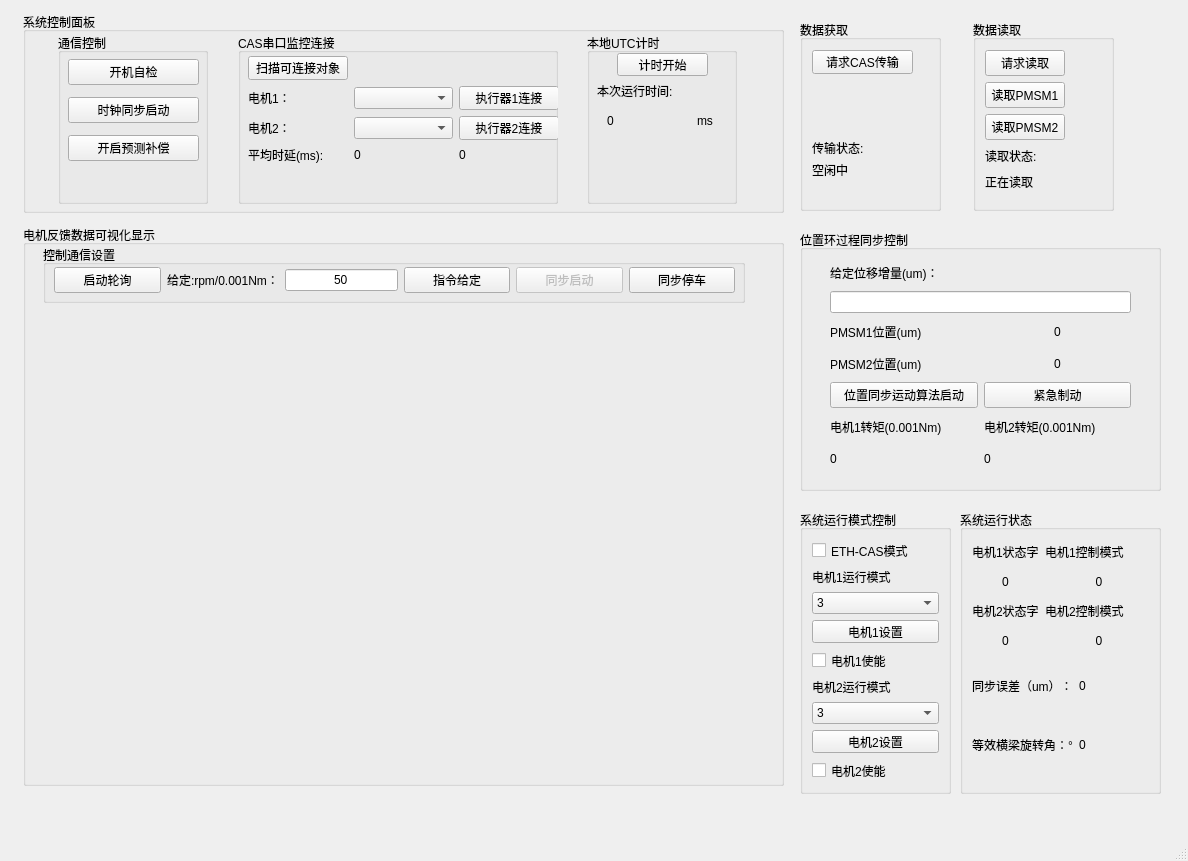
<?xml version="1.0" encoding="UTF-8"?>
<ui version="4.0">
 <class>MainWindow</class>
 <widget class="QMainWindow" name="MainWindow">
  <property name="geometry">
   <rect>
    <x>0</x>
    <y>0</y>
    <width>1188</width>
    <height>861</height>
   </rect>
  </property>
  <property name="sizePolicy">
   <sizepolicy hsizetype="Expanding" vsizetype="Expanding">
    <horstretch>0</horstretch>
    <verstretch>0</verstretch>
   </sizepolicy>
  </property>
  <property name="maximumSize">
   <size>
    <width>1920</width>
    <height>1080</height>
   </size>
  </property>
  <property name="baseSize">
   <size>
    <width>971</width>
    <height>828</height>
   </size>
  </property>
  <property name="windowTitle">
   <string>MainWindow</string>
  </property>
  <widget class="QWidget" name="centralwidget">
   <widget class="QGroupBox" name="groupBox">
    <property name="geometry">
     <rect>
      <x>23</x>
      <y>225</y>
      <width>761</width>
      <height>561</height>
     </rect>
    </property>
    <property name="sizePolicy">
     <sizepolicy hsizetype="Expanding" vsizetype="Expanding">
      <horstretch>0</horstretch>
      <verstretch>0</verstretch>
     </sizepolicy>
    </property>
    <property name="minimumSize">
     <size>
      <width>741</width>
      <height>541</height>
     </size>
    </property>
    <property name="title">
     <string>电机反馈数据可视化显示</string>
    </property>
    <widget class="QWidget" name="layoutWidget">
     <property name="geometry">
      <rect>
       <x>20</x>
       <y>20</y>
       <width>702</width>
       <height>542</height>
      </rect>
     </property>
     <layout class="QVBoxLayout" name="verticalLayout">
      <item>
       <widget class="QGroupBox" name="groupBox_6">
        <property name="sizePolicy">
         <sizepolicy hsizetype="MinimumExpanding" vsizetype="MinimumExpanding">
          <horstretch>1</horstretch>
          <verstretch>1</verstretch>
         </sizepolicy>
        </property>
        <property name="minimumSize">
         <size>
          <width>700</width>
          <height>50</height>
         </size>
        </property>
        <property name="maximumSize">
         <size>
          <width>1400</width>
          <height>200</height>
         </size>
        </property>
        <property name="title">
         <string>控制通信设置</string>
        </property>
        <widget class="QWidget" name="layoutWidget">
         <property name="geometry">
          <rect>
           <x>11</x>
           <y>20</y>
           <width>681</width>
           <height>30</height>
          </rect>
         </property>
         <layout class="QGridLayout" name="gridLayout_4">
          <item row="0" column="0">
           <widget class="QPushButton" name="pushButton_5">
            <property name="text">
             <string>启动轮询</string>
            </property>
           </widget>
          </item>
          <item row="0" column="1">
           <widget class="QLabel" name="label_3">
            <property name="text">
             <string>给定:rpm/0.001Nm：</string>
            </property>
           </widget>
          </item>
          <item row="0" column="2">
           <widget class="QLineEdit" name="lineEdit">
            <property name="sizePolicy">
             <sizepolicy hsizetype="Fixed" vsizetype="Fixed">
              <horstretch>0</horstretch>
              <verstretch>0</verstretch>
             </sizepolicy>
            </property>
            <property name="minimumSize">
             <size>
              <width>113</width>
              <height>21</height>
             </size>
            </property>
            <property name="text">
             <string>50</string>
            </property>
            <property name="alignment">
             <set>Qt::AlignCenter</set>
            </property>
           </widget>
          </item>
          <item row="0" column="3">
           <widget class="QPushButton" name="speedGiven">
            <property name="text">
             <string>指令给定</string>
            </property>
           </widget>
          </item>
          <item row="0" column="4">
           <widget class="QPushButton" name="synStart">
            <property name="enabled">
             <bool>false</bool>
            </property>
            <property name="text">
             <string>同步启动</string>
            </property>
           </widget>
          </item>
          <item row="0" column="5">
           <widget class="QPushButton" name="synStop">
            <property name="text">
             <string>同步停车</string>
            </property>
           </widget>
          </item>
         </layout>
        </widget>
       </widget>
      </item>
      <item>
       <spacer name="verticalSpacer">
        <property name="orientation">
         <enum>Qt::Vertical</enum>
        </property>
        <property name="sizeHint" stdset="0">
         <size>
          <width>18</width>
          <height>18</height>
         </size>
        </property>
       </spacer>
      </item>
      <item>
       <widget class="QCustomPlot" name="speedRecord" native="true">
        <property name="minimumSize">
         <size>
          <width>700</width>
          <height>460</height>
         </size>
        </property>
        <property name="maximumSize">
         <size>
          <width>1400</width>
          <height>920</height>
         </size>
        </property>
       </widget>
      </item>
     </layout>
    </widget>
   </widget>
   <widget class="QGroupBox" name="groupBox_2">
    <property name="geometry">
     <rect>
      <x>23</x>
      <y>12</y>
      <width>761</width>
      <height>201</height>
     </rect>
    </property>
    <property name="sizePolicy">
     <sizepolicy hsizetype="Expanding" vsizetype="Expanding">
      <horstretch>0</horstretch>
      <verstretch>0</verstretch>
     </sizepolicy>
    </property>
    <property name="minimumSize">
     <size>
      <width>761</width>
      <height>151</height>
     </size>
    </property>
    <property name="title">
     <string>系统控制面板</string>
    </property>
    <widget class="QWidget" name="layoutWidget">
     <property name="geometry">
      <rect>
       <x>11</x>
       <y>21</y>
       <width>727</width>
       <height>171</height>
      </rect>
     </property>
     <layout class="QGridLayout" name="gridLayout_2">
      <item row="0" column="0">
       <spacer name="horizontalSpacer_2">
        <property name="orientation">
         <enum>Qt::Horizontal</enum>
        </property>
        <property name="sizeHint" stdset="0">
         <size>
          <width>17</width>
          <height>20</height>
         </size>
        </property>
       </spacer>
      </item>
      <item row="0" column="1">
       <widget class="QGroupBox" name="groupBox_5">
        <property name="sizePolicy">
         <sizepolicy hsizetype="Fixed" vsizetype="Preferred">
          <horstretch>0</horstretch>
          <verstretch>0</verstretch>
         </sizepolicy>
        </property>
        <property name="minimumSize">
         <size>
          <width>150</width>
          <height>121</height>
         </size>
        </property>
        <property name="title">
         <string>通信控制</string>
        </property>
        <widget class="QWidget" name="layoutWidget">
         <property name="geometry">
          <rect>
           <x>10</x>
           <y>20</y>
           <width>131</width>
           <height>116</height>
          </rect>
         </property>
         <layout class="QVBoxLayout" name="verticalLayout_4">
          <item>
           <widget class="QPushButton" name="pushButton_11">
            <property name="text">
             <string>开机自检</string>
            </property>
           </widget>
          </item>
          <item>
           <widget class="QPushButton" name="pushButton_10">
            <property name="text">
             <string>时钟同步启动</string>
            </property>
           </widget>
          </item>
          <item>
           <widget class="QPushButton" name="pushButton">
            <property name="text">
             <string>开启预测补偿</string>
            </property>
           </widget>
          </item>
         </layout>
        </widget>
       </widget>
      </item>
      <item row="0" column="5">
       <widget class="QGroupBox" name="groupBox_4">
        <property name="sizePolicy">
         <sizepolicy hsizetype="Fixed" vsizetype="Expanding">
          <horstretch>0</horstretch>
          <verstretch>0</verstretch>
         </sizepolicy>
        </property>
        <property name="minimumSize">
         <size>
          <width>150</width>
          <height>121</height>
         </size>
        </property>
        <property name="title">
         <string>本地UTC计时</string>
        </property>
        <widget class="QPushButton" name="timerSet">
         <property name="geometry">
          <rect>
           <x>30</x>
           <y>20</y>
           <width>91</width>
           <height>23</height>
          </rect>
         </property>
         <property name="text">
          <string>计时开始</string>
         </property>
        </widget>
        <widget class="QLabel" name="label_5">
         <property name="geometry">
          <rect>
           <x>10</x>
           <y>50</y>
           <width>101</width>
           <height>16</height>
          </rect>
         </property>
         <property name="text">
          <string>本次运行时间:</string>
         </property>
        </widget>
        <widget class="QLabel" name="label_4">
         <property name="geometry">
          <rect>
           <x>20</x>
           <y>80</y>
           <width>81</width>
           <height>16</height>
          </rect>
         </property>
         <property name="text">
          <string>0</string>
         </property>
        </widget>
        <widget class="QLabel" name="label_6">
         <property name="geometry">
          <rect>
           <x>110</x>
           <y>80</y>
           <width>31</width>
           <height>16</height>
          </rect>
         </property>
         <property name="text">
          <string>ms</string>
         </property>
        </widget>
       </widget>
      </item>
      <item row="0" column="2">
       <spacer name="horizontalSpacer_3">
        <property name="orientation">
         <enum>Qt::Horizontal</enum>
        </property>
        <property name="sizeHint" stdset="0">
         <size>
          <width>18</width>
          <height>20</height>
         </size>
        </property>
       </spacer>
      </item>
      <item row="0" column="6">
       <spacer name="horizontalSpacer">
        <property name="orientation">
         <enum>Qt::Horizontal</enum>
        </property>
        <property name="sizeHint" stdset="0">
         <size>
          <width>17</width>
          <height>20</height>
         </size>
        </property>
       </spacer>
      </item>
      <item row="0" column="4">
       <spacer name="horizontalSpacer_4">
        <property name="orientation">
         <enum>Qt::Horizontal</enum>
        </property>
        <property name="sizeHint" stdset="0">
         <size>
          <width>17</width>
          <height>20</height>
         </size>
        </property>
       </spacer>
      </item>
      <item row="0" column="3">
       <widget class="QGroupBox" name="groupBox_3">
        <property name="sizePolicy">
         <sizepolicy hsizetype="Fixed" vsizetype="Expanding">
          <horstretch>0</horstretch>
          <verstretch>0</verstretch>
         </sizepolicy>
        </property>
        <property name="minimumSize">
         <size>
          <width>320</width>
          <height>121</height>
         </size>
        </property>
        <property name="title">
         <string>CAS串口监控连接</string>
        </property>
        <widget class="QWidget" name="layoutWidget">
         <property name="geometry">
          <rect>
           <x>10</x>
           <y>23</y>
           <width>311</width>
           <height>108</height>
          </rect>
         </property>
         <layout class="QGridLayout" name="gridLayout">
          <item row="4" column="2">
           <widget class="QLabel" name="label_10">
            <property name="text">
             <string>0</string>
            </property>
           </widget>
          </item>
          <item row="3" column="0">
           <widget class="QLabel" name="label_2">
            <property name="text">
             <string>电机2：</string>
            </property>
           </widget>
          </item>
          <item row="4" column="1">
           <widget class="QLabel" name="label_9">
            <property name="text">
             <string>0</string>
            </property>
           </widget>
          </item>
          <item row="2" column="1">
           <widget class="QComboBox" name="comboBox"/>
          </item>
          <item row="4" column="0">
           <widget class="QLabel" name="label_8">
            <property name="text">
             <string>平均时延(ms):</string>
            </property>
           </widget>
          </item>
          <item row="2" column="0">
           <widget class="QLabel" name="label">
            <property name="sizePolicy">
             <sizepolicy hsizetype="Preferred" vsizetype="Preferred">
              <horstretch>0</horstretch>
              <verstretch>0</verstretch>
             </sizepolicy>
            </property>
            <property name="text">
             <string>电机1：</string>
            </property>
           </widget>
          </item>
          <item row="3" column="2">
           <widget class="QPushButton" name="pushButton_3">
            <property name="text">
             <string>执行器2连接</string>
            </property>
           </widget>
          </item>
          <item row="3" column="1">
           <widget class="QComboBox" name="comboBox_2"/>
          </item>
          <item row="2" column="2">
           <widget class="QPushButton" name="pushButton_2">
            <property name="text">
             <string>执行器1连接</string>
            </property>
           </widget>
          </item>
          <item row="1" column="0">
           <widget class="QPushButton" name="pushButton_4">
            <property name="text">
             <string>扫描可连接对象</string>
            </property>
           </widget>
          </item>
         </layout>
        </widget>
       </widget>
      </item>
     </layout>
    </widget>
   </widget>
   <widget class="QGroupBox" name="groupBox_8">
    <property name="geometry">
     <rect>
      <x>800</x>
      <y>230</y>
      <width>361</width>
      <height>261</height>
     </rect>
    </property>
    <property name="sizePolicy">
     <sizepolicy hsizetype="Expanding" vsizetype="Expanding">
      <horstretch>0</horstretch>
      <verstretch>0</verstretch>
     </sizepolicy>
    </property>
    <property name="minimumSize">
     <size>
      <width>120</width>
      <height>221</height>
     </size>
    </property>
    <property name="baseSize">
     <size>
      <width>120</width>
      <height>221</height>
     </size>
    </property>
    <property name="title">
     <string>位置环过程同步控制</string>
    </property>
    <widget class="QWidget" name="layoutWidget">
     <property name="geometry">
      <rect>
       <x>30</x>
       <y>30</y>
       <width>301</width>
       <height>211</height>
      </rect>
     </property>
     <layout class="QGridLayout" name="gridLayout_6">
      <item row="4" column="1">
       <widget class="QPushButton" name="PosiLoopInit_2">
        <property name="text">
         <string>紧急制动</string>
        </property>
       </widget>
      </item>
      <item row="3" column="1">
       <widget class="QLabel" name="PMSM2Posi">
        <property name="text">
         <string>0</string>
        </property>
        <property name="alignment">
         <set>Qt::AlignCenter</set>
        </property>
       </widget>
      </item>
      <item row="4" column="0">
       <widget class="QPushButton" name="PosiLoopSyncInit">
        <property name="text">
         <string>位置同步运动算法启动</string>
        </property>
       </widget>
      </item>
      <item row="7" column="0">
       <widget class="QLabel" name="torque1">
        <property name="text">
         <string>0</string>
        </property>
       </widget>
      </item>
      <item row="2" column="0">
       <widget class="QLabel" name="label_26">
        <property name="text">
         <string>PMSM1位置(um)</string>
        </property>
       </widget>
      </item>
      <item row="0" column="0" colspan="2">
       <widget class="QLabel" name="label_24">
        <property name="text">
         <string>给定位移增量(um)：</string>
        </property>
       </widget>
      </item>
      <item row="1" column="0" colspan="2">
       <widget class="QLineEdit" name="refPosiSig"/>
      </item>
      <item row="3" column="0">
       <widget class="QLabel" name="label_27">
        <property name="text">
         <string>PMSM2位置(um)</string>
        </property>
       </widget>
      </item>
      <item row="7" column="1">
       <widget class="QLabel" name="torque2">
        <property name="text">
         <string>0</string>
        </property>
       </widget>
      </item>
      <item row="2" column="1">
       <widget class="QLabel" name="PMSM1Posi">
        <property name="text">
         <string>0</string>
        </property>
        <property name="alignment">
         <set>Qt::AlignCenter</set>
        </property>
       </widget>
      </item>
      <item row="5" column="0">
       <widget class="QLabel" name="label_25">
        <property name="text">
         <string>电机1转矩(0.001Nm)</string>
        </property>
       </widget>
      </item>
      <item row="5" column="1">
       <widget class="QLabel" name="label_28">
        <property name="text">
         <string>电机2转矩(0.001Nm)</string>
        </property>
       </widget>
      </item>
     </layout>
    </widget>
   </widget>
   <widget class="QGroupBox" name="groupBox_9">
    <property name="geometry">
     <rect>
      <x>800</x>
      <y>510</y>
      <width>151</width>
      <height>284</height>
     </rect>
    </property>
    <property name="sizePolicy">
     <sizepolicy hsizetype="Expanding" vsizetype="Expanding">
      <horstretch>0</horstretch>
      <verstretch>0</verstretch>
     </sizepolicy>
    </property>
    <property name="minimumSize">
     <size>
      <width>120</width>
      <height>261</height>
     </size>
    </property>
    <property name="baseSize">
     <size>
      <width>120</width>
      <height>261</height>
     </size>
    </property>
    <property name="title">
     <string>系统运行模式控制</string>
    </property>
    <layout class="QVBoxLayout" name="verticalLayout_2">
     <item>
      <widget class="QCheckBox" name="ETHMode">
       <property name="text">
        <string>ETH-CAS模式</string>
       </property>
      </widget>
     </item>
     <item>
      <widget class="QLabel" name="label_31">
       <property name="text">
        <string>电机1运行模式</string>
       </property>
      </widget>
     </item>
     <item>
      <widget class="QComboBox" name="modeSet1">
       <property name="editable">
        <bool>false</bool>
       </property>
       <item>
        <property name="text">
         <string>3</string>
        </property>
       </item>
       <item>
        <property name="text">
         <string>4</string>
        </property>
       </item>
       <item>
        <property name="text">
         <string>1</string>
        </property>
       </item>
       <item>
        <property name="text">
         <string>0</string>
        </property>
       </item>
      </widget>
     </item>
     <item>
      <widget class="QPushButton" name="PMSM1workModeSetup">
       <property name="text">
        <string>电机1设置</string>
       </property>
      </widget>
     </item>
     <item>
      <widget class="QCheckBox" name="checkBox">
       <property name="text">
        <string>电机1使能</string>
       </property>
       <property name="tristate">
        <bool>true</bool>
       </property>
      </widget>
     </item>
     <item>
      <widget class="QLabel" name="label_32">
       <property name="text">
        <string>电机2运行模式</string>
       </property>
      </widget>
     </item>
     <item>
      <widget class="QComboBox" name="modeSet2">
       <item>
        <property name="text">
         <string>3</string>
        </property>
       </item>
       <item>
        <property name="text">
         <string>4</string>
        </property>
       </item>
       <item>
        <property name="text">
         <string>1</string>
        </property>
       </item>
       <item>
        <property name="text">
         <string>0</string>
        </property>
       </item>
      </widget>
     </item>
     <item>
      <widget class="QPushButton" name="PMSM2workModeSetup">
       <property name="text">
        <string>电机2设置</string>
       </property>
      </widget>
     </item>
     <item>
      <widget class="QCheckBox" name="checkBox_2">
       <property name="text">
        <string>电机2使能</string>
       </property>
      </widget>
     </item>
    </layout>
   </widget>
   <widget class="QGroupBox" name="groupBox_10">
    <property name="geometry">
     <rect>
      <x>960</x>
      <y>510</y>
      <width>201</width>
      <height>284</height>
     </rect>
    </property>
    <property name="sizePolicy">
     <sizepolicy hsizetype="Fixed" vsizetype="Fixed">
      <horstretch>0</horstretch>
      <verstretch>0</verstretch>
     </sizepolicy>
    </property>
    <property name="minimumSize">
     <size>
      <width>120</width>
      <height>261</height>
     </size>
    </property>
    <property name="baseSize">
     <size>
      <width>120</width>
      <height>261</height>
     </size>
    </property>
    <property name="title">
     <string>系统运行状态</string>
    </property>
    <widget class="QWidget" name="layoutWidget">
     <property name="geometry">
      <rect>
       <x>12</x>
       <y>30</y>
       <width>181</width>
       <height>231</height>
      </rect>
     </property>
     <layout class="QGridLayout" name="gridLayout_3">
      <item row="0" column="0">
       <layout class="QVBoxLayout" name="verticalLayout_3">
        <item>
         <widget class="QLabel" name="label_33">
          <property name="text">
           <string>电机1状态字</string>
          </property>
         </widget>
        </item>
        <item>
         <widget class="QLabel" name="PMSM1STA">
          <property name="text">
           <string>0</string>
          </property>
          <property name="alignment">
           <set>Qt::AlignCenter</set>
          </property>
         </widget>
        </item>
       </layout>
      </item>
      <item row="2" column="0" colspan="3">
       <layout class="QHBoxLayout" name="horizontalLayout_2">
        <item>
         <widget class="QLabel" name="label_39">
          <property name="text">
           <string>同步误差（um）：</string>
          </property>
         </widget>
        </item>
        <item>
         <widget class="QLabel" name="posiSyncError">
          <property name="text">
           <string>0</string>
          </property>
         </widget>
        </item>
       </layout>
      </item>
      <item row="3" column="0" colspan="3">
       <layout class="QHBoxLayout" name="horizontalLayout_3">
        <item>
         <widget class="QLabel" name="label_40">
          <property name="text">
           <string>等效横梁旋转角：°</string>
          </property>
         </widget>
        </item>
        <item>
         <widget class="QLabel" name="rotateAngle">
          <property name="text">
           <string>0</string>
          </property>
         </widget>
        </item>
       </layout>
      </item>
      <item row="0" column="1" colspan="2">
       <layout class="QVBoxLayout" name="verticalLayout_5">
        <item>
         <widget class="QLabel" name="label_43">
          <property name="text">
           <string>电机1控制模式</string>
          </property>
         </widget>
        </item>
        <item>
         <widget class="QLabel" name="PMSM1OM">
          <property name="text">
           <string>0</string>
          </property>
          <property name="alignment">
           <set>Qt::AlignCenter</set>
          </property>
         </widget>
        </item>
       </layout>
      </item>
      <item row="1" column="0">
       <layout class="QVBoxLayout" name="verticalLayout_6">
        <item>
         <widget class="QLabel" name="label_34">
          <property name="text">
           <string>电机2状态字</string>
          </property>
         </widget>
        </item>
        <item>
         <widget class="QLabel" name="PMSM2STA">
          <property name="text">
           <string>0</string>
          </property>
          <property name="alignment">
           <set>Qt::AlignCenter</set>
          </property>
         </widget>
        </item>
       </layout>
      </item>
      <item row="1" column="1" colspan="2">
       <layout class="QVBoxLayout" name="verticalLayout_7">
        <item>
         <widget class="QLabel" name="label_44">
          <property name="text">
           <string>电机2控制模式</string>
          </property>
         </widget>
        </item>
        <item>
         <widget class="QLabel" name="PMSM2OM">
          <property name="text">
           <string>0</string>
          </property>
          <property name="alignment">
           <set>Qt::AlignCenter</set>
          </property>
         </widget>
        </item>
       </layout>
      </item>
     </layout>
    </widget>
   </widget>
   <widget class="QWidget" name="layoutWidget">
    <property name="geometry">
     <rect>
      <x>800</x>
      <y>20</y>
      <width>314</width>
      <height>191</height>
     </rect>
    </property>
    <layout class="QHBoxLayout" name="horizontalLayout">
     <item>
      <widget class="QGroupBox" name="groupBox_7">
       <property name="sizePolicy">
        <sizepolicy hsizetype="Expanding" vsizetype="Expanding">
         <horstretch>0</horstretch>
         <verstretch>0</verstretch>
        </sizepolicy>
       </property>
       <property name="minimumSize">
        <size>
         <width>141</width>
         <height>151</height>
        </size>
       </property>
       <property name="title">
        <string>数据获取</string>
       </property>
       <widget class="QPushButton" name="readCAS">
        <property name="geometry">
         <rect>
          <x>12</x>
          <y>30</y>
          <width>101</width>
          <height>24</height>
         </rect>
        </property>
        <property name="sizePolicy">
         <sizepolicy hsizetype="Fixed" vsizetype="Fixed">
          <horstretch>0</horstretch>
          <verstretch>0</verstretch>
         </sizepolicy>
        </property>
        <property name="text">
         <string>请求CAS传输</string>
        </property>
       </widget>
       <widget class="QLabel" name="CASUploadStatus">
        <property name="geometry">
         <rect>
          <x>12</x>
          <y>142</y>
          <width>91</width>
          <height>16</height>
         </rect>
        </property>
        <property name="sizePolicy">
         <sizepolicy hsizetype="Fixed" vsizetype="Preferred">
          <horstretch>0</horstretch>
          <verstretch>0</verstretch>
         </sizepolicy>
        </property>
        <property name="text">
         <string>空闲中</string>
        </property>
       </widget>
       <widget class="QLabel" name="label_29">
        <property name="geometry">
         <rect>
          <x>12</x>
          <y>164</y>
          <width>16</width>
          <height>16</height>
         </rect>
        </property>
        <property name="sizePolicy">
         <sizepolicy hsizetype="Fixed" vsizetype="Preferred">
          <horstretch>0</horstretch>
          <verstretch>0</verstretch>
         </sizepolicy>
        </property>
        <property name="text">
         <string/>
        </property>
       </widget>
       <widget class="QLabel" name="label_35">
        <property name="geometry">
         <rect>
          <x>12</x>
          <y>120</y>
          <width>81</width>
          <height>16</height>
         </rect>
        </property>
        <property name="sizePolicy">
         <sizepolicy hsizetype="Fixed" vsizetype="Preferred">
          <horstretch>0</horstretch>
          <verstretch>0</verstretch>
         </sizepolicy>
        </property>
        <property name="text">
         <string>传输状态:</string>
        </property>
       </widget>
      </widget>
     </item>
     <item>
      <spacer name="horizontalSpacer_5">
       <property name="orientation">
        <enum>Qt::Horizontal</enum>
       </property>
       <property name="sizeHint" stdset="0">
        <size>
         <width>18</width>
         <height>20</height>
        </size>
       </property>
      </spacer>
     </item>
     <item>
      <widget class="QGroupBox" name="groupBox_11">
       <property name="sizePolicy">
        <sizepolicy hsizetype="Expanding" vsizetype="Expanding">
         <horstretch>0</horstretch>
         <verstretch>0</verstretch>
        </sizepolicy>
       </property>
       <property name="minimumSize">
        <size>
         <width>141</width>
         <height>151</height>
        </size>
       </property>
       <property name="title">
        <string>数据读取</string>
       </property>
       <widget class="QLabel" name="label_37">
        <property name="geometry">
         <rect>
          <x>12</x>
          <y>164</y>
          <width>16</width>
          <height>16</height>
         </rect>
        </property>
        <property name="sizePolicy">
         <sizepolicy hsizetype="Fixed" vsizetype="Preferred">
          <horstretch>0</horstretch>
          <verstretch>0</verstretch>
         </sizepolicy>
        </property>
        <property name="text">
         <string/>
        </property>
       </widget>
       <widget class="QWidget" name="layoutWidget">
        <property name="geometry">
         <rect>
          <x>12</x>
          <y>30</y>
          <width>111</width>
          <height>141</height>
         </rect>
        </property>
        <layout class="QVBoxLayout" name="verticalLayout_8">
         <item>
          <widget class="QPushButton" name="readFile">
           <property name="sizePolicy">
            <sizepolicy hsizetype="Fixed" vsizetype="Fixed">
             <horstretch>0</horstretch>
             <verstretch>0</verstretch>
            </sizepolicy>
           </property>
           <property name="text">
            <string>请求读取</string>
           </property>
          </widget>
         </item>
         <item>
          <widget class="QPushButton" name="StorePMSM1">
           <property name="sizePolicy">
            <sizepolicy hsizetype="Fixed" vsizetype="Fixed">
             <horstretch>0</horstretch>
             <verstretch>0</verstretch>
            </sizepolicy>
           </property>
           <property name="text">
            <string>读取PMSM1</string>
           </property>
          </widget>
         </item>
         <item>
          <widget class="QPushButton" name="StorePMSM2">
           <property name="sizePolicy">
            <sizepolicy hsizetype="Fixed" vsizetype="Fixed">
             <horstretch>0</horstretch>
             <verstretch>0</verstretch>
            </sizepolicy>
           </property>
           <property name="text">
            <string>读取PMSM2</string>
           </property>
          </widget>
         </item>
         <item>
          <widget class="QLabel" name="label_38">
           <property name="sizePolicy">
            <sizepolicy hsizetype="Fixed" vsizetype="Preferred">
             <horstretch>0</horstretch>
             <verstretch>0</verstretch>
            </sizepolicy>
           </property>
           <property name="text">
            <string>读取状态:</string>
           </property>
          </widget>
         </item>
         <item>
          <widget class="QLabel" name="label_36">
           <property name="sizePolicy">
            <sizepolicy hsizetype="Fixed" vsizetype="Preferred">
             <horstretch>0</horstretch>
             <verstretch>0</verstretch>
            </sizepolicy>
           </property>
           <property name="text">
            <string>正在读取</string>
           </property>
          </widget>
         </item>
        </layout>
       </widget>
      </widget>
     </item>
    </layout>
   </widget>
  </widget>
  <widget class="QMenuBar" name="menubar">
   <property name="geometry">
    <rect>
     <x>0</x>
     <y>0</y>
     <width>1188</width>
     <height>21</height>
    </rect>
   </property>
  </widget>
  <widget class="QStatusBar" name="statusbar"/>
 </widget>
 <customwidgets>
  <customwidget>
   <class>QCustomPlot</class>
   <extends>QWidget</extends>
   <header location="global">qcustomplot.h</header>
   <container>1</container>
  </customwidget>
 </customwidgets>
 <resources/>
 <connections/>
</ui>
